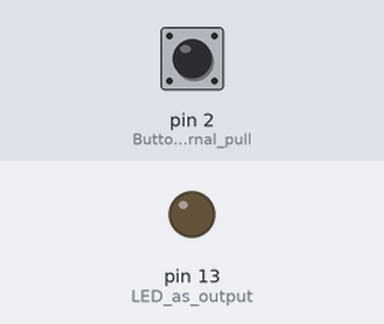
This sketch was run on a simulated Arduino Uno, built with avr-gcc and run on an emulated ATmega328P. Parts: output pins drawn as LEDs (lit = HIGH). The test bench sets the inputs (shaded band); at power-on: pin 2 (Button_with_internal_pull) HIGH.

Above: at 1.2 s.
1.3 s: pin 2 (Button_with_internal_pull) pulled LOW for 0.15 s
At 2.1 s:
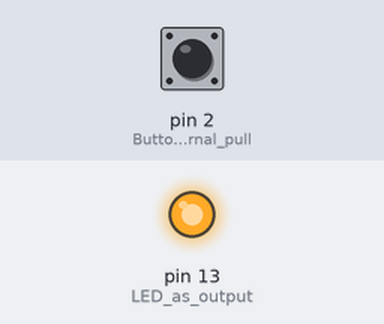
2.9 s: pin 2 (Button_with_internal_pull) pulled LOW for 1 s
At 3.3 s:
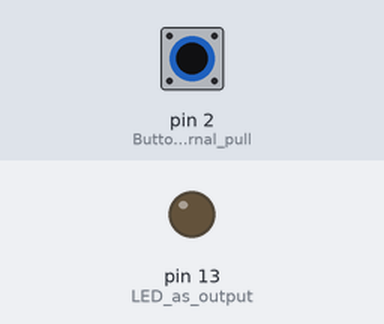
5.4 s: pin 2 (Button_with_internal_pull) pulled LOW for 3.2 s
At 6.4 s:
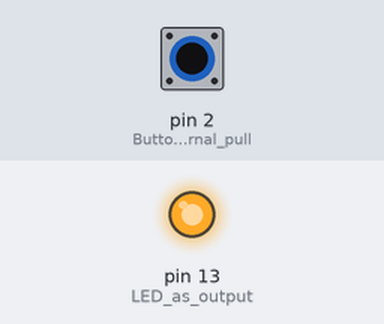
Timing chart, 0 to 8.4 s (numbered marks = the images above; inputs shaded):
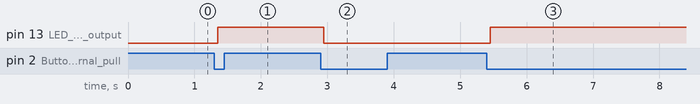

The sketch:

task_a.ino
```cpp
bool state = false;     // Current LED state (on/off)
int buttonState     = HIGH;
int lastButtonState = HIGH;
unsigned long lastDebounceTime = 0;
unsigned long debounceDelay    = 50; // Debounce delay in milliseconds

void setup() {
  pinMode(13, OUTPUT);       // LED as output
  pinMode(2,  INPUT_PULLUP); // Button with internal pull-up
                             // No external resistor needed
}

void loop() {
  int reading = digitalRead(2); // Read current button state

  // If button changed → restart debounce timer
  if (reading != lastButtonState) {
    lastDebounceTime = millis();
  }

  // Wait until signal stable for 50ms
  if ((millis() - lastDebounceTime) > debounceDelay) {
    if (reading != buttonState) {
      buttonState = reading;

      // INPUT_PULLUP: button pressed = LOW
      if (buttonState == LOW) {
        state = !state;          // Toggle state
        digitalWrite(13, state); // Update LED
      }
    }
  }

  lastButtonState = reading; // Save last state
}
```

Measured:
- after the input at 1.3 s, pin 13 (LED_as_output): LOW → HIGH after 0.05 s
- after the input at 2.9 s, pin 13 (LED_as_output): HIGH → LOW after 0.05 s
- after the input at 5.4 s, pin 13 (LED_as_output): LOW → HIGH after 0.05 s
